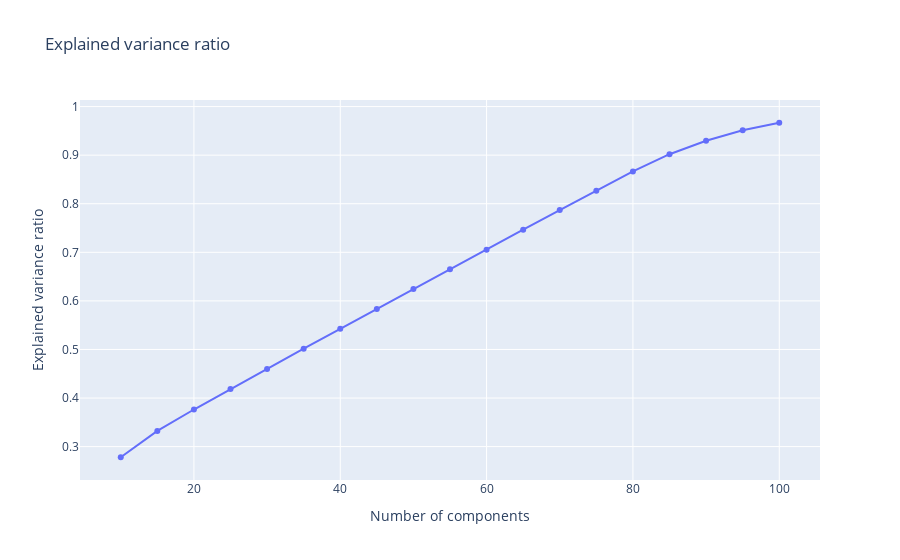

The notebook cell saved with this chart:
### Code cell
# PCA
from sklearn.decomposition import PCA
from sklearn.preprocessing import StandardScaler

X = df_fraud_preprocessed.drop(columns='isFraud')
y = df_fraud_preprocessed['isFraud']

scaler = StandardScaler()
X_scaled = scaler.fit_transform(X)

nb_components = np.arange(10, 105, 5)
variances = []

for n in tqdm(nb_components):
    pca = PCA(n_components=n)
    pca.fit(X_scaled)
    variances.append(pca.explained_variance_ratio_.sum())

fig = go.Figure()
fig.add_trace(go.Scatter(x=nb_components, y=variances, mode='lines+markers'))
fig.update_layout(title='Explained variance ratio',
                    xaxis_title='Number of components',
                    yaxis_title='Explained variance ratio')

### Figure 1 — Plotly figure (JSON) as saved in the notebook; plotly's stock layout.template omitted (floating-point values rounded to 4 significant figures)
{"data": [{"mode": "lines+markers", "type": "scatter", "x": [10, 15, 20, 25, 30, 35, 40, 45, 50, 55, 60, 65, 70, 75, 80, 85, 90, 95, 100], "y": [0.2781, 0.3324, 0.3764, 0.4186, 0.46, 0.5017, 0.5425, 0.5835, 0.6244, 0.6653, 0.7055, 0.7465, 0.7869, 0.8268, 0.8665, 0.902, 0.9297, 0.9512, 0.9667]}], "layout": {"title": {"text": "Explained variance ratio"}, "xaxis": {"title": {"text": "Number of components"}}, "yaxis": {"title": {"text": "Explained variance ratio"}}}}
